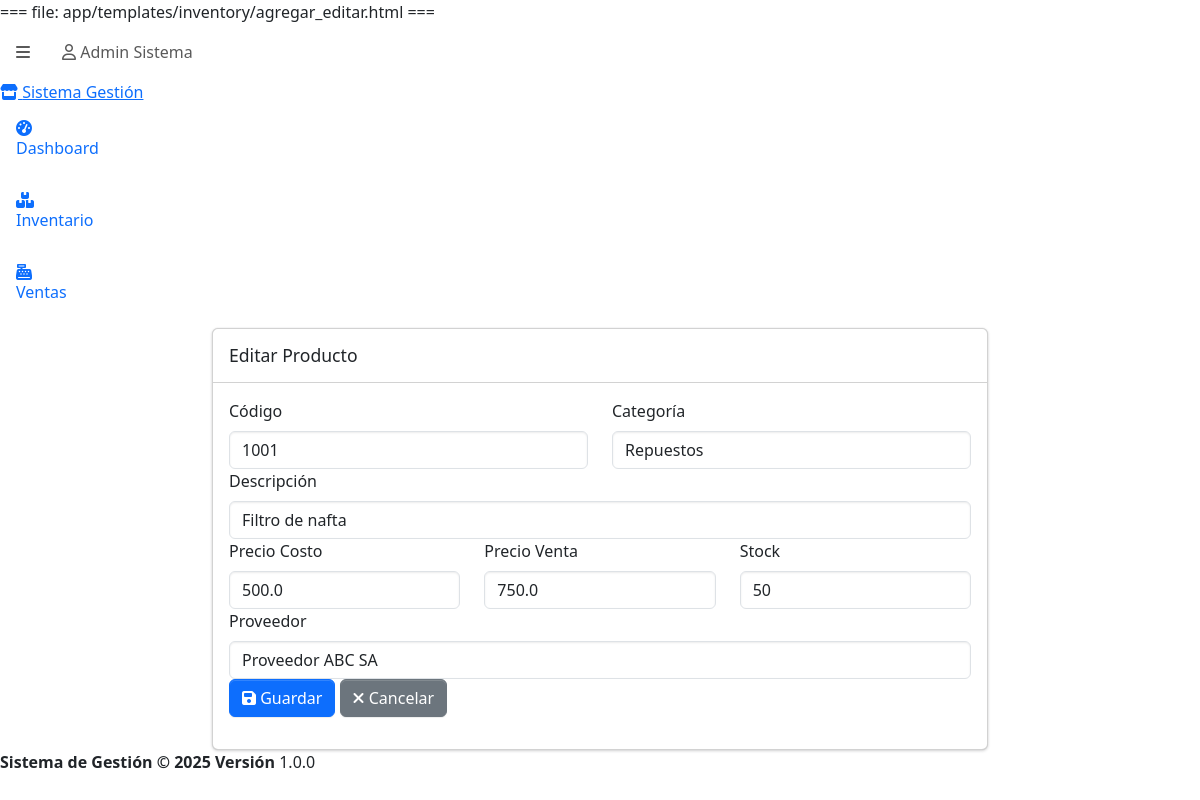
Page /inventario/editar/1 (signed in) on the committed database.
### app/models.py (models this page shows, shortened)
class Usuario(UserMixin, db.Model):
    __tablename__ = 'usuarios'
    id = db.Column(db.Integer, primary_key=True)
    name = db.Column(db.String(100), nullable=False)
    lastname = db.Column(db.String(100), nullable=False)
    dni = db.Column(db.String(20), unique=True, nullable=False)
    username = db.Column(db.String(50), unique=True, nullable=False)
    password = db.Column(db.String(200), nullable=False)
    email = db.Column(db.String(100), unique=True, nullable=False)
    phone = db.Column(db.String(20), nullable=False)
    address = db.Column(db.String(200), nullable=False)
    rol_id = db.Column(db.Integer, db.ForeignKey('rol_usuarios.id'), nullable=False)
    status = db.Column(db.Integer, default=1)
    ventas = db.relationship('Venta', backref='usuario', lazy=True)

class Producto(db.Model):
    __tablename__ = 'productos'
    id = db.Column(db.Integer, primary_key=True)
    codigo = db.Column(db.Integer, unique=True, nullable=False)
    descripcion = db.Column(db.String(200), nullable=False)
    precio_costo = db.Column(db.Float, nullable=False)
    precio_venta = db.Column(db.Float, nullable=False)
    stock = db.Column(db.Integer, nullable=False, default=0)
    categoria_id = db.Column(db.Integer, db.ForeignKey('categorias.id'))
    proveedor_id = db.Column(db.Integer, db.ForeignKey('proveedores.id'))
    estado = db.Column(db.Integer, default=1)
    detalles_venta = db.relationship('DetalleVenta', backref='producto', lazy=True)

### app/routes/inventory.py (the view, shortened to what this page needs)
@inventory_bp.route('/editar/<int:id>', methods=['GET', 'POST'])
@login_required
@role_required('superadmin', 'admin')
def editar(id):
    producto = Producto.query.get_or_404(id)
    form = ProductoForm(obj=producto)
    form.categoria_id.choices = [(c.id, c.nombre) for c in Categoria.query.filter_by(estado=1).all()]
    form.proveedor_id.choices = [(p.id, p.razon_social) for p in Proveedor.query.filter_by(estado=1).all()]
    return render_template('inventory/agregar_editar.html', form=form, producto=producto, titulo='Editar Producto')

### app/forms.py
class ProductoForm(FlaskForm):
    codigo = IntegerField('Código', validators=[DataRequired()])
    descripcion = StringField('Descripción', validators=[DataRequired(), Length(max=200)])
    precio_costo = FloatField('Precio Costo', validators=[DataRequired(), NumberRange(min=0)])
    precio_venta = FloatField('Precio Venta', validators=[DataRequired(), NumberRange(min=0)])
    stock = IntegerField('Stock', validators=[DataRequired(), NumberRange(min=0)])
    categoria_id = SelectField('Categoría', coerce=int, validators=[DataRequired()])
    proveedor_id = SelectField('Proveedor', coerce=int, validators=[DataRequired()])

### app/routes/auth.py (called while the page is built)
@login_manager.user_loader
def load_user(user_id):
    return Usuario.query.get(int(user_id))

def role_required(*roles):
    def decorator(f):
        @wraps(f)
        def decorated_function(*args, **kwargs):
            from flask_login import current_user
            if not current_user.is_authenticated:
                return redirect(url_for('auth.login'))
            if current_user.rol.tipo not in roles:
                flash('No tienes permisos para acceder a esta página.', 'danger')
                return redirect(url_for('dashboard.index'))
            return f(*args, **kwargs)
        return decorated_function
    return decorator

### app/templates/inventory/agregar_editar.html (shortened to what this page needs)
{% extends "base.html" %}
{% block content %}
<div class="row">
    <div class="col-md-8 offset-md-2">
        <div class="card">
            <div class="card-header">
                <h3 class="card-title">{{ titulo }}</h3>
            </div>
            <div class="card-body">
                <form method="POST">
                    <div class="row">
                        <div class="col-md-6">
                            <div class="form-group">
                                {{ form.codigo.label(class="form-label") }}
                                {{ form.codigo(class="form-control" + (" is-invalid" if form.codigo.errors else "")) }}
                            </div>
                        </div>
                        <div class="col-md-6">
                            <div class="form-group">
                                {{ form.categoria_id.label(class="form-label") }}
                                {{ form.categoria_id(class="form-control" + (" is-invalid" if form.categoria_id.errors else "")) }}
                            </div>
                        </div>
                    </div>
                    <div class="form-group">
                        {{ form.descripcion.label(class="form-label") }}
                        {{ form.descripcion(class="form-control" + (" is-invalid" if form.descripcion.errors else "")) }}
                    </div>
                    <div class="row">
                        <div class="col-md-4">
                            <div class="form-group">
                                {{ form.precio_costo.label(class="form-label") }}
                                {{ form.precio_costo(class="form-control" + (" is-invalid" if form.precio_costo.errors else ""), step="0.01") }}
                            </div>
                        </div>
                        <div class="col-md-4">
                            <div class="form-group">
                                {{ form.precio_venta.label(class="form-label") }}
                                {{ form.precio_venta(class="form-control" + (" is-invalid" if form.precio_venta.errors else ""), step="0.01") }}
                            </div>
                        </div>
                        <div class="col-md-4">
                            <div class="form-group">
                                {{ form.stock.label(class="form-label") }}
                                {{ form.stock(class="form-control" + (" is-invalid" if form.stock.errors else "")) }}
                            </div>
                        </div>
                    </div>
                    <div class="form-group">
                        {{ form.proveedor_id.label(class="form-label") }}
                        {{ form.proveedor_id(class="form-control" + (" is-invalid" if form.proveedor_id.errors else "")) }}
                    </div>
                    <div class="form-group">
                        <button type="submit" class="btn btn-primary">
                            <i class="fas fa-save"></i> Guardar
                        </button>
                        <a href="{{ url_for('inventory.listar') }}" class="btn btn-secondary">
                            <i class="fas fa-times"></i> Cancelar
                        </a>
                    </div>
                </form>
            </div>
        </div>
    </div>
</div>
{% endblock %}

### app/templates/base.html (shortened to what this page needs)
<!DOCTYPE html>
<html lang="es">
<head>
    <link rel="stylesheet" href="{{ url_for('static', filename='adminlte/plugins/fontawesome-free/css/all.min.css') }}">
    <link rel="stylesheet" href="{{ url_for('static', filename='adminlte/css/adminlte.min.css') }}">
    <link rel="stylesheet" href="https://cdn.jsdelivr.net/npm/sweetalert2@11/dist/sweetalert2.min.css">
</head>
<body class="hold-transition sidebar-mini layout-fixed">
    <div class="wrapper">
        {% if current_user.is_authenticated %}
        <nav class="main-header navbar navbar-expand navbar-white navbar-light">
            <ul class="navbar-nav">
                <li class="nav-item">
                    <a class="nav-link" data-widget="pushmenu" href="#" role="button"><i class="fas fa-bars"></i></a>
                </li>
            </ul>
            <ul class="navbar-nav ml-auto">
                <li class="nav-item dropdown">
                    <a class="nav-link" data-toggle="dropdown" href="#">
                        <i class="far fa-user"></i> {{ current_user.name }} {{ current_user.lastname }}
                    </a>
                </li>
            </ul>
        </nav>
        <aside class="main-sidebar sidebar-dark-primary elevation-4">
            <a href="{{ url_for('dashboard.index') }}" class="brand-link">
                <i class="fas fa-store brand-image"></i>
                <span class="brand-text font-weight-light">Sistema Gestión</span>
            </a>
            <div class="sidebar">
                <nav class="mt-2">
                    <ul class="nav nav-pills nav-sidebar flex-column" data-widget="treeview" role="menu">
                        <li class="nav-item">
                            <a href="{{ url_for('dashboard.index') }}" class="nav-link">
                                <i class="nav-icon fas fa-tachometer-alt"></i>
                                <p>Dashboard</p>
                            </a>
                        </li>
                        {% if current_user.rol.tipo in ['superadmin', 'admin', 'ventas'] %}
                        <li class="nav-item">
                            <a href="{{ url_for('inventory.listar') }}" class="nav-link">
                                <i class="nav-icon fas fa-boxes"></i>
                                <p>Inventario</p>
                            </a>
                        </li>
                        {% endif %}
                        {% if current_user.rol.tipo in ['superadmin', 'admin', 'ventas', 'caja'] %}
                        <li class="nav-item">
                            <a href="{{ url_for('ventas.index') }}" class="nav-link">
                                <i class="nav-icon fas fa-cash-register"></i>
                                <p>Ventas</p>
                            </a>
                        </li>
                        {% endif %}
                    </ul>
                </nav>
            </div>
        </aside>
        <div class="content-wrapper">
            <section class="content">
                <div class="container-fluid">
                    {% block content %}{% endblock %}
                </div>
            </section>
        </div>
        <footer class="main-footer">
            <strong>Sistema de Gestión &copy; 2025</strong>
            <div class="float-right d-none d-sm-inline-block">
                <b>Versión</b> 1.0.0
            </div>
        </footer>
        {% endif %}
    </div>
</body>
</html>

### rows in the picture
Usuario: name "Admin", lastname "Sistema"
Producto: codigo "1001", categoria_id "Repuestos", descripcion "Filtro de nafta", precio_costo "500.0", precio_venta "750.0", stock "50", proveedor_id "Proveedor ABC SA"

### other values in the picture
{{ titulo }} "Editar Producto"
